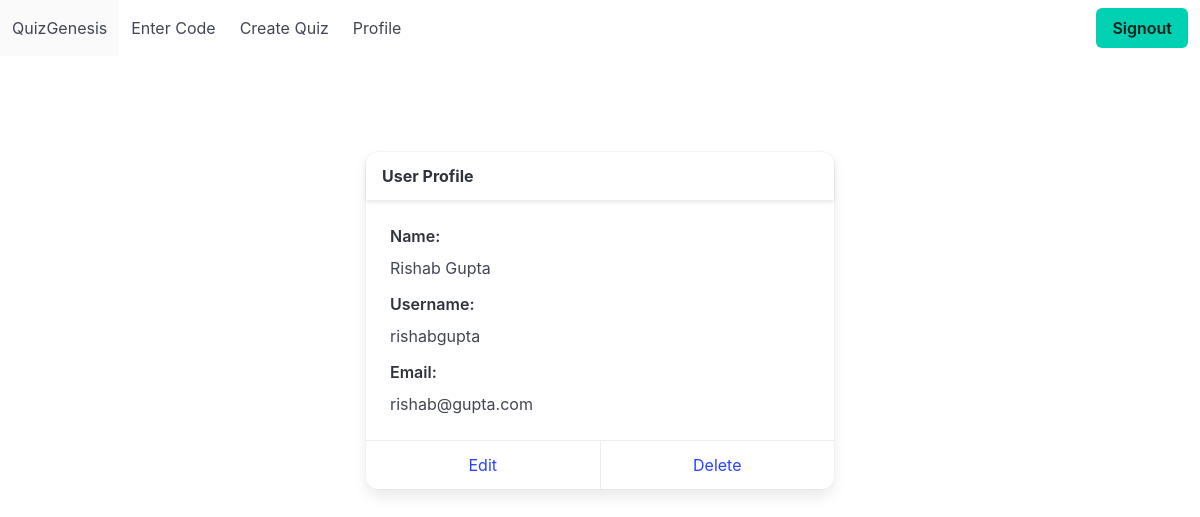
Page /view_profile (signed in) on the committed database.
### website/models.py (models this page shows)
class User(db.Model, UserMixin):
  id = db.Column(db.Integer, primary_key=True, autoincrement=True)  # Primary key should be of type Integer
  username = db.Column(db.String(100), unique=True, nullable=False)
  name = db.Column(db.Text)
  email = db.Column(db.String(150), unique=True, nullable=False)
  password = db.Column(db.Text)
  created_at = db.Column(db.DateTime(timezone=True), default=func.now())
  updated_at = db.Column(db.DateTime(timezone=True), default=func.now())

### website/views.py (the view)
@views.route('/view_profile')
@login_required
def view_profile():
    return render_template('user/view_profile.html', user=current_user)

### website/__init__.py (called while the page is built)
def create_app():
    app = Flask(__name__)
    app.config['SECRET_KEY'] = os.getenv("SECRET_KEY") #Encrypts Cookies and Sessions
    app.config['SQLALCHEMY_DATABASE_URI'] = f'sqlite:///{os.getenv("DB_NAME")}'
    db.init_app(app)
    from .views import views
    from .auth import auth
    from .quiz import quiz
    app.register_blueprint(views, url_prefix='/')
    app.register_blueprint(auth, url_prefix='/')
    app.register_blueprint(quiz, url_prefix='/quiz')
    from .models import User, Quiz, Question, Result
    create_database(app)
    login_manager = LoginManager()
    login_manager.login_view = 'auth.login'
    login_manager.init_app(app)
    @login_manager.user_loader
    def load_user(id):
        return User.query.get(int(id))
    return app

### website/templates/user/view_profile.html
{% extends 'layouts.html' %}
{% block main %}
<section class="section">
    <div class="container">
        <div class="columns is-centered">
            <div class="column is-half">
                <div class="card">
                    <header class="card-header">
                        <p class="card-header-title">
                            User Profile
                        </p>
                    </header>
                    <div class="card-content">
                        <div class="content">
                            <div class="field">
                                <label class="label">Name:</label>
                                <div class="control">
                                    <p>{{ user.name }}</p>
                                </div>
                            </div>
                            <div class="field">
                                <label class="label">Username:</label>
                                <div class="control">
                                    <p>{{ user.username }}</p>
                                </div>
                            </div>
                            <div class="field">
                                <label class="label">Email:</label>
                                <div class="control">
                                    <p>{{ user.email }}</p>
                                </div>
                            </div>
                        </div>
                    </div>
                    <footer class="card-footer">
                        <a href="/update_profile" class="card-footer-item">Edit</a>
                        <a href="/delete_profile" class="card-footer-item">Delete</a>
                    </footer>
                </div>
            </div>
        </div>
    </div>
</section>
{% endblock %}

### rows in the picture
User: name "Rishab Gupta", username "rishabgupta", email "rishab@gupta.com"
